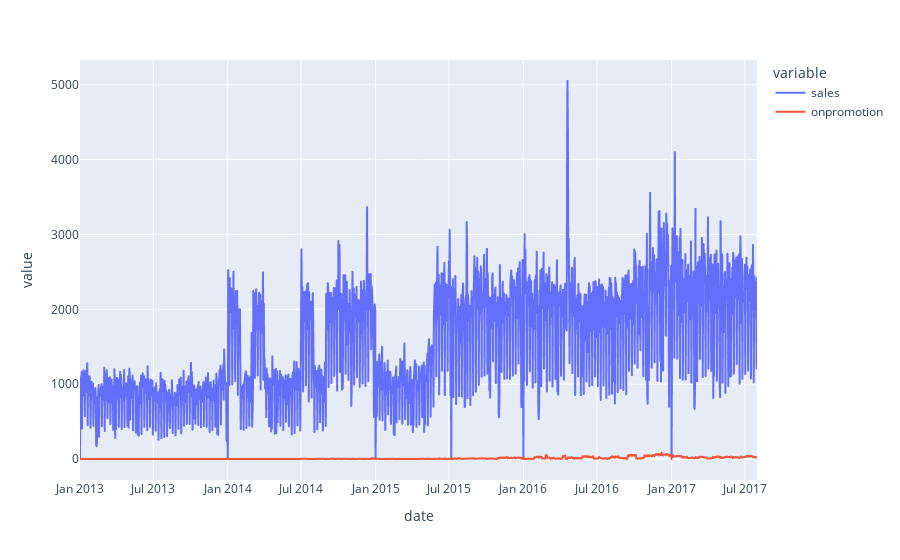

Notebook code cell kept with this figure:
### Code cell
temp = train[(train['store_nbr'] == 1) & (train['family'] == 'BEVERAGES')]
px.line(data_frame=temp, x='date', y=['sales', 'onpromotion'])

### Figure 1 — Plotly figure (JSON) as saved in the notebook; plotly's stock layout.template omitted (floating-point values rounded to 4 significant figures; data arrays with more than 128 entries replaced by an {"elided": "..."} marker saying what was removed)
{"data": [{"hovertemplate": "variable=sales<br>date=%{x}<br>value=%{y}<extra></extra>", "legendgroup": "sales", "line": {"color": "#636efa", "dash": "solid"}, "marker": {"symbol": "circle"}, "mode": "lines", "name": "sales", "showlegend": true, "type": "scattergl", "x": {"elided": "1669 str values"}, "xaxis": "x", "y": {"elided": "1669 int values"}, "yaxis": "y"}, {"hovertemplate": "variable=onpromotion<br>date=%{x}<br>value=%{y}<extra></extra>", "legendgroup": "onpromotion", "line": {"color": "#EF553B", "dash": "solid"}, "marker": {"symbol": "circle"}, "mode": "lines", "name": "onpromotion", "showlegend": true, "type": "scattergl", "x": {"elided": "1669 str values"}, "xaxis": "x", "y": {"elided": "1669 int values"}, "yaxis": "y"}], "layout": {"legend": {"title": {"text": "variable"}, "tracegroupgap": 0}, "margin": {"t": 60}, "xaxis": {"anchor": "y", "domain": [0, 1], "title": {"text": "date"}}, "yaxis": {"anchor": "x", "domain": [0, 1], "title": {"text": "value"}}}}
